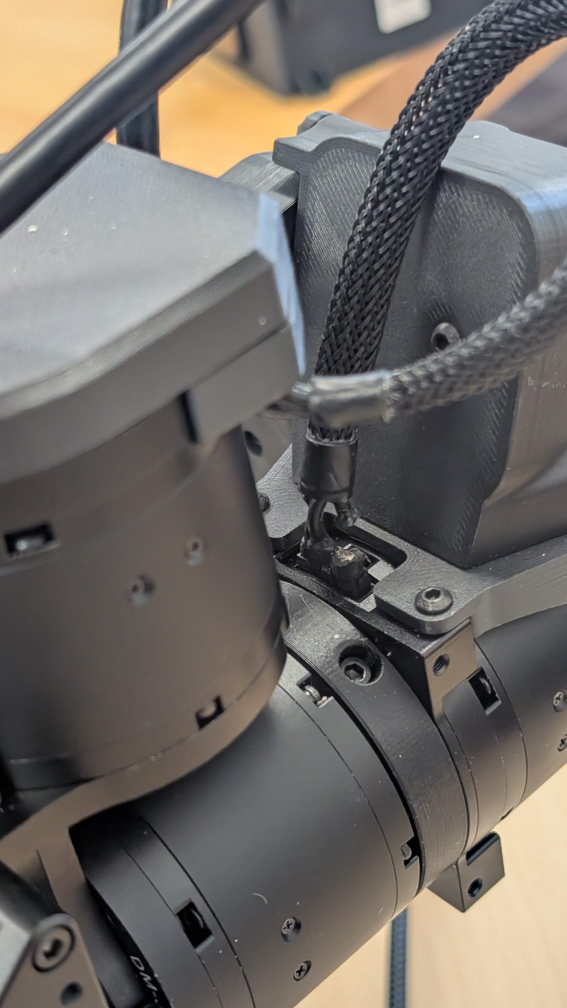
#> input picture WhatsApp Image 2026-01-23 at 10.15.30 AM.jpeg, 1134 x 2016 px (shown at 1/2 size)
$ python -i compute_gelsight_calibration.py   (imports and definitions only)
#> lines starting #> are read from the running program, lines starting #| are printed output that depends on the picture; after the words box and inside, x2 and y2 are one past the last pixel; in counts of white or black regions, pixels touching at a corner belong together
#> further down, picture is the input picture: shape (2016, 1134, 3); mean B, G, R 103.4, 107.6, 112.5
#!/usr/bin/env python3
"""
Compute T_camera_to_gelsight(u) calibration from collected data.

This script:
1. Loads collected calibration data (images + gripper openings)
2. Detects gelsight sensor corners using contour detection
3. Computes 3D position using depth backprojection
4. Fits linear model: t(u) = t₀ + k·u

Usage:
    .venv/bin/python src/compute_gelsight_calibration.py
    .venv/bin/python src/compute_gelsight_calibration.py --visualize
    .venv/bin/python src/compute_gelsight_calibration.py --pose_name=test
"""

import cv2
import numpy as np
import json
import logging
import fire
from pathlib import Path
from datetime import datetime
from sklearn.linear_model import LinearRegression

# ============================================================================
# Logging Setup
# ============================================================================

LOG_DIR = Path(__file__).parent.parent / "logs"
# [1 line not run here, left out]

LOG_FILE = LOG_DIR / f"compute_calibration_{datetime.now().strftime('%Y%m%d_%H%M%S')}.log"

# [5 lines not run here, left out]
logger = logging.getLogger(__name__)

# ============================================================================
# Configuration
# ============================================================================

DATA_DIR = Path(__file__).parent.parent / "data" / "gelsight_calibration_data"


class GelsightDetector:
    """Detect gelsight sensors using color-based detection.

    LEFT sensor: BLACK colored
    RIGHT sensor: WHITE colored
    """

    def detect_both_sensors(self, rgb_image: np.ndarray, visualize: bool = False):
        """
        Detect both LEFT and RIGHT gelsight sensors.

        Both sensors appear as dark rectangles with colorful reflections.
        We detect all dark rectangular regions and assign left/right by X position.

        Returns:
            dict with 'left' and 'right' keys, each containing:
                - corners: 4x2 array or None
                - center: (u, v) or None
        """
#> called with visualize = False
        gray = cv2.cvtColor(rgb_image, cv2.COLOR_BGR2GRAY)
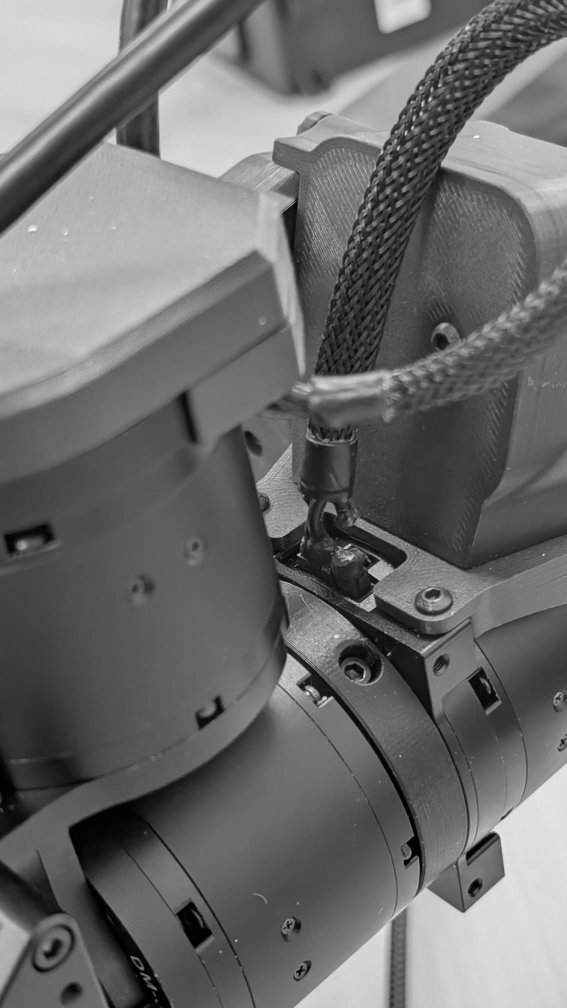
#> gray: shape (2016, 1134) (shown at 1/2 size); min 0, max 254, mean 108.6
        blurred = cv2.GaussianBlur(gray, (5, 5), 0)

        # Both sensors are dark - use same threshold for both
        _, mask = cv2.threshold(blurred, 60, 255, cv2.THRESH_BINARY_INV)
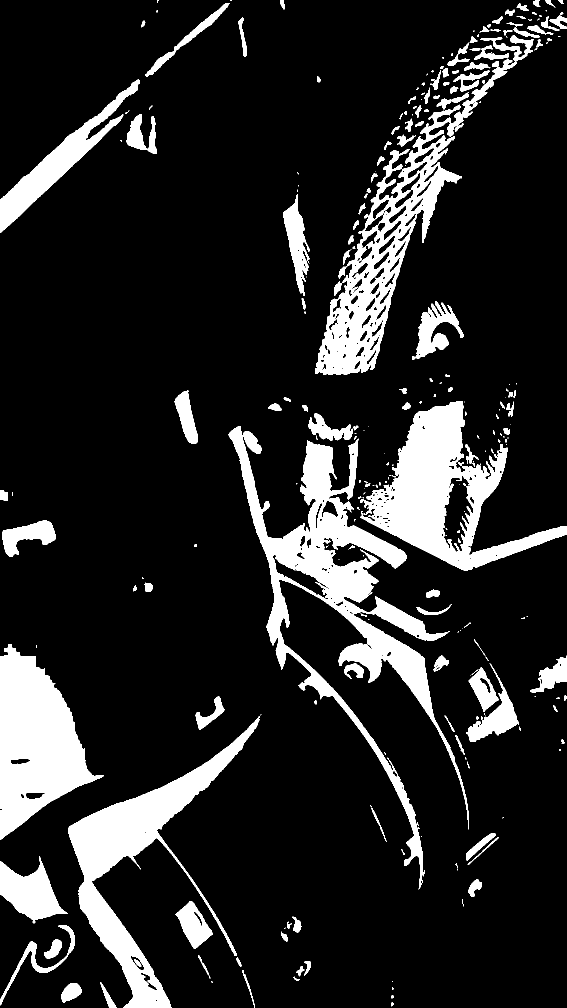
#> mask: shape (2016, 1134) (shown at 1/2 size); 14.8% white; 269 white regions (110 under 20 px), largest, box (x1, y1, x2, y2) and area: (457, 852, 938, 1779) 70055, (721, 802, 1134, 1142) 48198, (137, 1432, 520, 2016) 45131

        # Morphological operations to clean up mask
        kernel = np.ones((5, 5), np.uint8)
        mask = cv2.morphologyEx(mask, cv2.MORPH_OPEN, kernel)
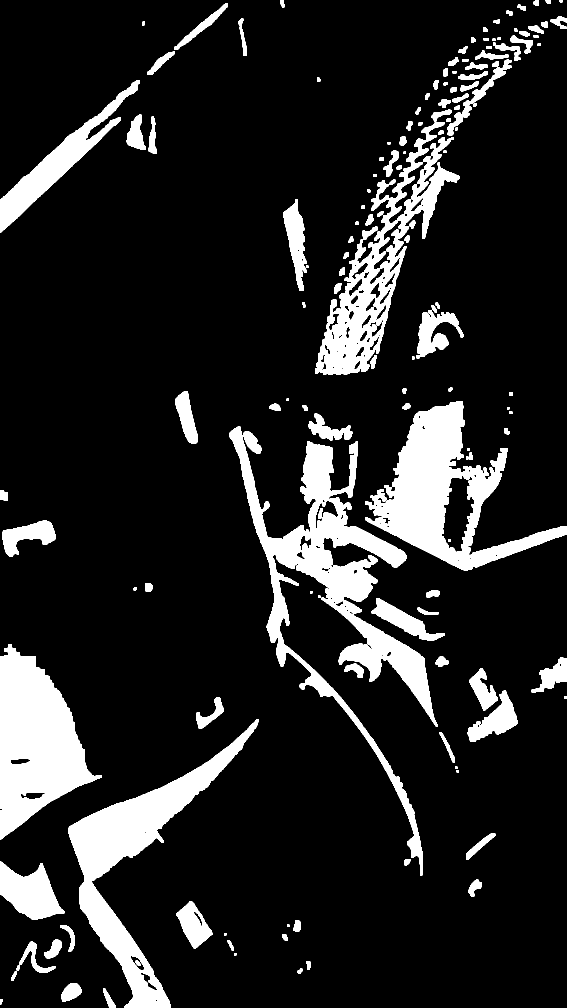
#> mask: shape (2016, 1134) (shown at 1/2 size); 14% white; 153 white regions, largest, box (x1, y1, x2, y2) and area: (458, 853, 876, 1751) 63130, (730, 802, 1134, 1141) 46443, (0, 1288, 204, 1679) 43845
        mask = cv2.morphologyEx(mask, cv2.MORPH_CLOSE, kernel)
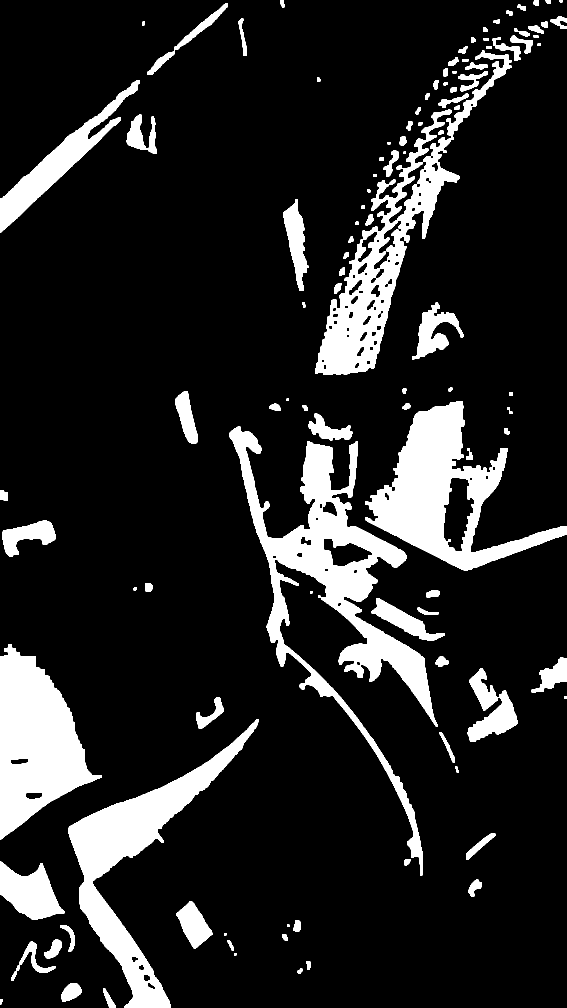
#> mask: shape (2016, 1134) (shown at 1/2 size); 14.3% white; 110 white regions

        # Find contours in the mask
        contours, _ = cv2.findContours(mask, cv2.RETR_EXTERNAL, cv2.CHAIN_APPROX_SIMPLE)
#> contours = 110 contours, 6 with area under 20; largest, box (x1, y1, x2, y2) and area: (458, 853, 876, 1751) 68007, (730, 802, 1134, 1141) 52713, (630, 101, 1023, 749) 46366, (0, 1288, 204, 1679) 44150, (137, 1438, 518, 2016) 43644

        # Filter by area and aspect ratio to find GelSight-sized rectangles
        valid_detections = []
        for cnt in contours:
            area = cv2.contourArea(cnt)
            if area < 500 or area > 50000:  # Filter by reasonable area
                continue
            rect = cv2.minAreaRect(cnt)
            w, h = rect[1]
            if w == 0 or h == 0:
                continue
            aspect = max(w, h) / min(w, h)
            if aspect > 4:  # GelSight sensors are roughly rectangular
                continue

            corners = cv2.boxPoints(rect)
            corners = np.int32(corners)
            center = np.mean(corners, axis=0)
            valid_detections.append({
                "corners": corners,
                "center": center,
                "area": area
            })
#> this loop made 110 passes
#> area on passes 1, 2, 4, 5, 8, 10, 12, 14, 16, 18, 20, 21: 33, 365.5, 61.5, 114.5, 107, 98.5, 464.5, 263.5, 458.5, 109, 36, 364
#> (area, rect, w, h, aspect, corners, center) on passes 3, 7, 9, 15, 22: (988.5, ((139.8, 1983.6), (44.72, 29.52), -26.57), 44.72, 29.52, 1.52, [[126, 2006], [113, 1980], [153, 1960], [166, 1986]], [139.5, 1983]), (1181, ((56.03, 1935), (85.56, 72.14), -40.82), 85.56, 72.14, 1.19, [[47, 1990], [0, 1935], [64, 1879], [111, 1934]], [55.5, 1934.5]), (712, ((107.3, 1899.2), (44.36, 23.03), -51.63), 44.36, 23.03, 1.93, [[102, 1923], [84, 1909], [112, 1874], [130, 1888]], [107, 1898.5]), (3556, ((386.3, 1848.5), (49.03, 86.43), -31.26), 49.03, 86.43, 1.76, [[387, 1898], [342, 1824], [384, 1798], [429, 1872]], [385.5, 1848]), (43644, ((281.8, 1695.6), (630.6, 300.7), -72.93), 630.6, 300.7, 2.1, [[332, 2041], [45, 1952], [230, 1350], [518, 1438]], [281.2, 1695.2])
#> after the loop, valid_detections = 19 items

        # Sort by X coordinate (left to right)
        valid_detections.sort(key=lambda d: d["center"][0])

        result = {
            "left": {"corners": None, "center": None},
            "right": {"corners": None, "center": None}
        }

        if len(valid_detections) >= 2:
            # Take the two largest detections, then assign by X position
            valid_detections.sort(key=lambda d: d["area"], reverse=True)
            top_two = valid_detections[:2]
#> top_two = 2 items
            top_two.sort(key=lambda d: d["center"][0])  # Sort by X

            result["left"]["corners"] = top_two[0]["corners"]
            result["left"]["center"] = top_two[0]["center"]
            result["right"]["corners"] = top_two[1]["corners"]
            result["right"]["center"] = top_two[1]["center"]
        elif len(valid_detections) == 1:
            # Only one detected - determine if left or right based on image center
            img_center_x = rgb_image.shape[1] / 2
            det = valid_detections[0]
            if det["center"][0] < img_center_x:
                result["left"]["corners"] = det["corners"]
                result["left"]["center"] = det["center"]
            else:
                result["right"]["corners"] = det["corners"]
                result["right"]["center"] = det["center"]

        if visualize:
            display = rgb_image.copy()
            cv2.imshow("Mask", mask)

            if result["left"]["center"] is not None:
                corners = result["left"]["corners"]
                center = result["left"]["center"]
                for corner in corners:
                    cv2.circle(display, tuple(corner), 5, (0, 0, 255), -1)
                cv2.circle(display, tuple(center.astype(int)), 8, (0, 255, 0), -1)
                cv2.drawContours(display, [corners], 0, (0, 0, 255), 2)
                cv2.putText(display, "LEFT", (int(center[0])-20, int(center[1])-20),
                           cv2.FONT_HERSHEY_SIMPLEX, 0.5, (0, 0, 255), 2)

            if result["right"]["center"] is not None:
                corners = result["right"]["corners"]
                center = result["right"]["center"]
                for corner in corners:
                    cv2.circle(display, tuple(corner), 5, (255, 0, 0), -1)
                cv2.circle(display, tuple(center.astype(int)), 8, (0, 255, 0), -1)
                cv2.drawContours(display, [corners], 0, (255, 0, 0), 2)
                cv2.putText(display, "RIGHT", (int(center[0])-25, int(center[1])-20),
                           cv2.FONT_HERSHEY_SIMPLEX, 0.5, (255, 0, 0), 2)

            cv2.imshow("Detection", display)
            cv2.waitKey(500)

        return result

    # [31 lines left out: function detect_corners, not called in this run]


class GelsightCalibrator:
    """Compute T_camera_to_gelsight(u) calibration."""

    # [466 lines left out: functions __init__, load_data, backproject_to_3d, compute_transform_from_corners, get_depth_at_region, process_samples and 5 more, not called in this run]


# [5 lines not run here, left out]

>>> import cv2
>>> picture = cv2.imread('../WhatsApp Image 2026-01-23 at 10.15.30 AM.jpeg')
>>> result = GelsightDetector().detect_both_sensors(picture)
#> result = 2 items
